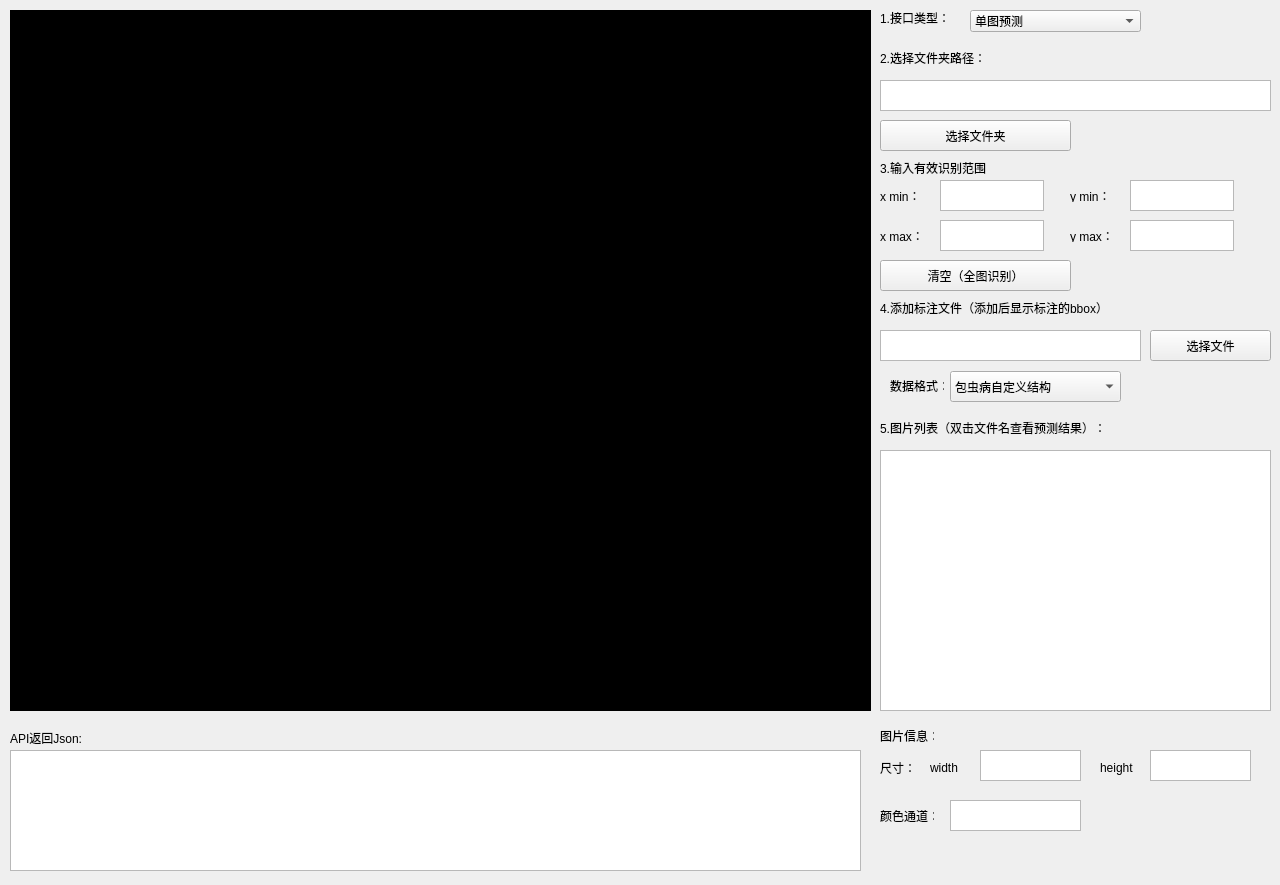
<?xml version="1.0" encoding="UTF-8"?>
<ui version="4.0">
 <class>Main</class>
 <widget class="QWidget" name="Main">
  <property name="geometry">
   <rect>
    <x>0</x>
    <y>0</y>
    <width>1280</width>
    <height>885</height>
   </rect>
  </property>
  <property name="windowTitle">
   <string>Main</string>
  </property>
  <widget class="QLabel" name="img_label">
   <property name="geometry">
    <rect>
     <x>10</x>
     <y>10</y>
     <width>861</width>
     <height>701</height>
    </rect>
   </property>
   <property name="styleSheet">
    <string notr="true">background-color: rgb(0, 0, 0);</string>
   </property>
   <property name="text">
    <string/>
   </property>
  </widget>
  <widget class="QListWidget" name="img_list">
   <property name="geometry">
    <rect>
     <x>880</x>
     <y>450</y>
     <width>391</width>
     <height>261</height>
    </rect>
   </property>
  </widget>
  <widget class="QTextEdit" name="textEdit">
   <property name="enabled">
    <bool>true</bool>
   </property>
   <property name="geometry">
    <rect>
     <x>880</x>
     <y>80</y>
     <width>391</width>
     <height>31</height>
    </rect>
   </property>
  </widget>
  <widget class="QLabel" name="label_3">
   <property name="geometry">
    <rect>
     <x>880</x>
     <y>50</y>
     <width>141</width>
     <height>16</height>
    </rect>
   </property>
   <property name="text">
    <string>2.选择文件夹路径：</string>
   </property>
   <property name="alignment">
    <set>Qt::AlignLeading|Qt::AlignLeft|Qt::AlignVCenter</set>
   </property>
  </widget>
  <widget class="QPushButton" name="select_button">
   <property name="geometry">
    <rect>
     <x>880</x>
     <y>120</y>
     <width>191</width>
     <height>31</height>
    </rect>
   </property>
   <property name="text">
    <string>选择文件夹</string>
   </property>
  </widget>
  <widget class="QLabel" name="label_4">
   <property name="geometry">
    <rect>
     <x>880</x>
     <y>420</y>
     <width>291</width>
     <height>16</height>
    </rect>
   </property>
   <property name="text">
    <string>5.图片列表（双击文件名查看预测结果）：</string>
   </property>
   <property name="alignment">
    <set>Qt::AlignLeading|Qt::AlignLeft|Qt::AlignVCenter</set>
   </property>
  </widget>
  <widget class="QLabel" name="label_6">
   <property name="geometry">
    <rect>
     <x>880</x>
     <y>10</y>
     <width>91</width>
     <height>16</height>
    </rect>
   </property>
   <property name="text">
    <string>1.接口类型：</string>
   </property>
   <property name="alignment">
    <set>Qt::AlignLeading|Qt::AlignLeft|Qt::AlignVCenter</set>
   </property>
  </widget>
  <widget class="QComboBox" name="comboBox">
   <property name="geometry">
    <rect>
     <x>970</x>
     <y>10</y>
     <width>171</width>
     <height>22</height>
    </rect>
   </property>
   <item>
    <property name="text">
     <string>单图预测</string>
    </property>
   </item>
   <item>
    <property name="text">
     <string>视频序列预测</string>
    </property>
   </item>
   <item>
    <property name="text">
     <string>Dicom预测</string>
    </property>
   </item>
  </widget>
  <widget class="QLabel" name="label_5">
   <property name="geometry">
    <rect>
     <x>880</x>
     <y>160</y>
     <width>121</width>
     <height>16</height>
    </rect>
   </property>
   <property name="text">
    <string>3.输入有效识别范围</string>
   </property>
   <property name="alignment">
    <set>Qt::AlignLeading|Qt::AlignLeft|Qt::AlignVCenter</set>
   </property>
  </widget>
  <widget class="QTextEdit" name="xMinBox">
   <property name="geometry">
    <rect>
     <x>940</x>
     <y>180</y>
     <width>104</width>
     <height>31</height>
    </rect>
   </property>
  </widget>
  <widget class="QTextEdit" name="xMaxBox">
   <property name="geometry">
    <rect>
     <x>940</x>
     <y>220</y>
     <width>104</width>
     <height>31</height>
    </rect>
   </property>
  </widget>
  <widget class="QTextEdit" name="yMinBox">
   <property name="geometry">
    <rect>
     <x>1130</x>
     <y>180</y>
     <width>104</width>
     <height>31</height>
    </rect>
   </property>
  </widget>
  <widget class="QTextEdit" name="yMaxBox">
   <property name="geometry">
    <rect>
     <x>1130</x>
     <y>220</y>
     <width>104</width>
     <height>31</height>
    </rect>
   </property>
  </widget>
  <widget class="QLabel" name="label">
   <property name="geometry">
    <rect>
     <x>880</x>
     <y>190</y>
     <width>54</width>
     <height>12</height>
    </rect>
   </property>
   <property name="text">
    <string>x min：</string>
   </property>
  </widget>
  <widget class="QLabel" name="label_2">
   <property name="geometry">
    <rect>
     <x>1070</x>
     <y>190</y>
     <width>54</width>
     <height>12</height>
    </rect>
   </property>
   <property name="text">
    <string>y min：</string>
   </property>
  </widget>
  <widget class="QLabel" name="label_7">
   <property name="geometry">
    <rect>
     <x>880</x>
     <y>230</y>
     <width>54</width>
     <height>12</height>
    </rect>
   </property>
   <property name="text">
    <string>x max：</string>
   </property>
  </widget>
  <widget class="QLabel" name="label_8">
   <property name="geometry">
    <rect>
     <x>1070</x>
     <y>230</y>
     <width>54</width>
     <height>12</height>
    </rect>
   </property>
   <property name="text">
    <string>y max：</string>
   </property>
  </widget>
  <widget class="QLabel" name="label_9">
   <property name="geometry">
    <rect>
     <x>10</x>
     <y>730</y>
     <width>101</width>
     <height>16</height>
    </rect>
   </property>
   <property name="text">
    <string>API返回Json:</string>
   </property>
  </widget>
  <widget class="QTextEdit" name="outputBox">
   <property name="geometry">
    <rect>
     <x>10</x>
     <y>750</y>
     <width>851</width>
     <height>121</height>
    </rect>
   </property>
  </widget>
  <widget class="QLabel" name="label_10">
   <property name="geometry">
    <rect>
     <x>880</x>
     <y>730</y>
     <width>54</width>
     <height>12</height>
    </rect>
   </property>
   <property name="text">
    <string>图片信息：</string>
   </property>
  </widget>
  <widget class="QLabel" name="label_11">
   <property name="geometry">
    <rect>
     <x>880</x>
     <y>760</y>
     <width>91</width>
     <height>16</height>
    </rect>
   </property>
   <property name="text">
    <string>尺寸：</string>
   </property>
  </widget>
  <widget class="QTextEdit" name="widthBox">
   <property name="geometry">
    <rect>
     <x>980</x>
     <y>750</y>
     <width>101</width>
     <height>31</height>
    </rect>
   </property>
  </widget>
  <widget class="QLabel" name="label_12">
   <property name="geometry">
    <rect>
     <x>880</x>
     <y>810</y>
     <width>54</width>
     <height>12</height>
    </rect>
   </property>
   <property name="text">
    <string>颜色通道：</string>
   </property>
  </widget>
  <widget class="QTextEdit" name="channelBox">
   <property name="geometry">
    <rect>
     <x>950</x>
     <y>800</y>
     <width>131</width>
     <height>31</height>
    </rect>
   </property>
  </widget>
  <widget class="QTextEdit" name="heightBox">
   <property name="geometry">
    <rect>
     <x>1150</x>
     <y>750</y>
     <width>101</width>
     <height>31</height>
    </rect>
   </property>
  </widget>
  <widget class="QLabel" name="label_13">
   <property name="geometry">
    <rect>
     <x>930</x>
     <y>760</y>
     <width>41</width>
     <height>16</height>
    </rect>
   </property>
   <property name="text">
    <string>width</string>
   </property>
  </widget>
  <widget class="QLabel" name="label_14">
   <property name="geometry">
    <rect>
     <x>1100</x>
     <y>760</y>
     <width>41</width>
     <height>16</height>
    </rect>
   </property>
   <property name="text">
    <string>height</string>
   </property>
  </widget>
  <widget class="QPushButton" name="clean_area_button">
   <property name="geometry">
    <rect>
     <x>880</x>
     <y>260</y>
     <width>191</width>
     <height>31</height>
    </rect>
   </property>
   <property name="text">
    <string>清空（全图识别）</string>
   </property>
  </widget>
  <widget class="QLabel" name="label_15">
   <property name="geometry">
    <rect>
     <x>880</x>
     <y>300</y>
     <width>231</width>
     <height>16</height>
    </rect>
   </property>
   <property name="text">
    <string>4.添加标注文件（添加后显示标注的bbox）</string>
   </property>
   <property name="alignment">
    <set>Qt::AlignLeading|Qt::AlignLeft|Qt::AlignVCenter</set>
   </property>
  </widget>
  <widget class="QTextEdit" name="label_file_path">
   <property name="geometry">
    <rect>
     <x>880</x>
     <y>330</y>
     <width>261</width>
     <height>31</height>
    </rect>
   </property>
  </widget>
  <widget class="QPushButton" name="select_file_button">
   <property name="geometry">
    <rect>
     <x>1150</x>
     <y>330</y>
     <width>121</width>
     <height>31</height>
    </rect>
   </property>
   <property name="text">
    <string>选择文件</string>
   </property>
  </widget>
  <widget class="QComboBox" name="dataTypeComboBox">
   <property name="geometry">
    <rect>
     <x>950</x>
     <y>371</y>
     <width>171</width>
     <height>31</height>
    </rect>
   </property>
   <item>
    <property name="text">
     <string>包虫病自定义结构</string>
    </property>
   </item>
  </widget>
  <widget class="QLabel" name="label_16">
   <property name="geometry">
    <rect>
     <x>890</x>
     <y>380</y>
     <width>54</width>
     <height>12</height>
    </rect>
   </property>
   <property name="text">
    <string>数据格式：</string>
   </property>
  </widget>
 </widget>
 <resources/>
 <connections/>
</ui>
